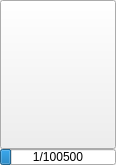
<?xml version="1.0" encoding="UTF-8"?>
<ui version="4.0">
 <class>UnitAvatar</class>
 <widget class="QWidget" name="UnitAvatar">
  <property name="geometry">
   <rect>
    <x>0</x>
    <y>0</y>
    <width>116</width>
    <height>165</height>
   </rect>
  </property>
  <property name="windowTitle">
   <string>Form</string>
  </property>
  <layout class="QVBoxLayout" name="verticalLayout">
   <property name="spacing">
    <number>0</number>
   </property>
   <property name="margin">
    <number>0</number>
   </property>
   <item>
    <widget class="QToolButton" name="icon">
     <property name="sizePolicy">
      <sizepolicy hsizetype="Fixed" vsizetype="Fixed">
       <horstretch>0</horstretch>
       <verstretch>0</verstretch>
      </sizepolicy>
     </property>
     <property name="maximumSize">
      <size>
       <width>116</width>
       <height>149</height>
      </size>
     </property>
     <property name="iconSize">
      <size>
       <width>50</width>
       <height>75</height>
      </size>
     </property>
    </widget>
   </item>
   <item>
    <widget class="QProgressBar" name="hp">
     <property name="maximumSize">
      <size>
       <width>16777215</width>
       <height>16</height>
      </size>
     </property>
     <property name="maximum">
      <number>10</number>
     </property>
     <property name="value">
      <number>1</number>
     </property>
     <property name="format">
      <string>%v/100500</string>
     </property>
    </widget>
   </item>
  </layout>
 </widget>
 <resources/>
 <connections/>
</ui>
